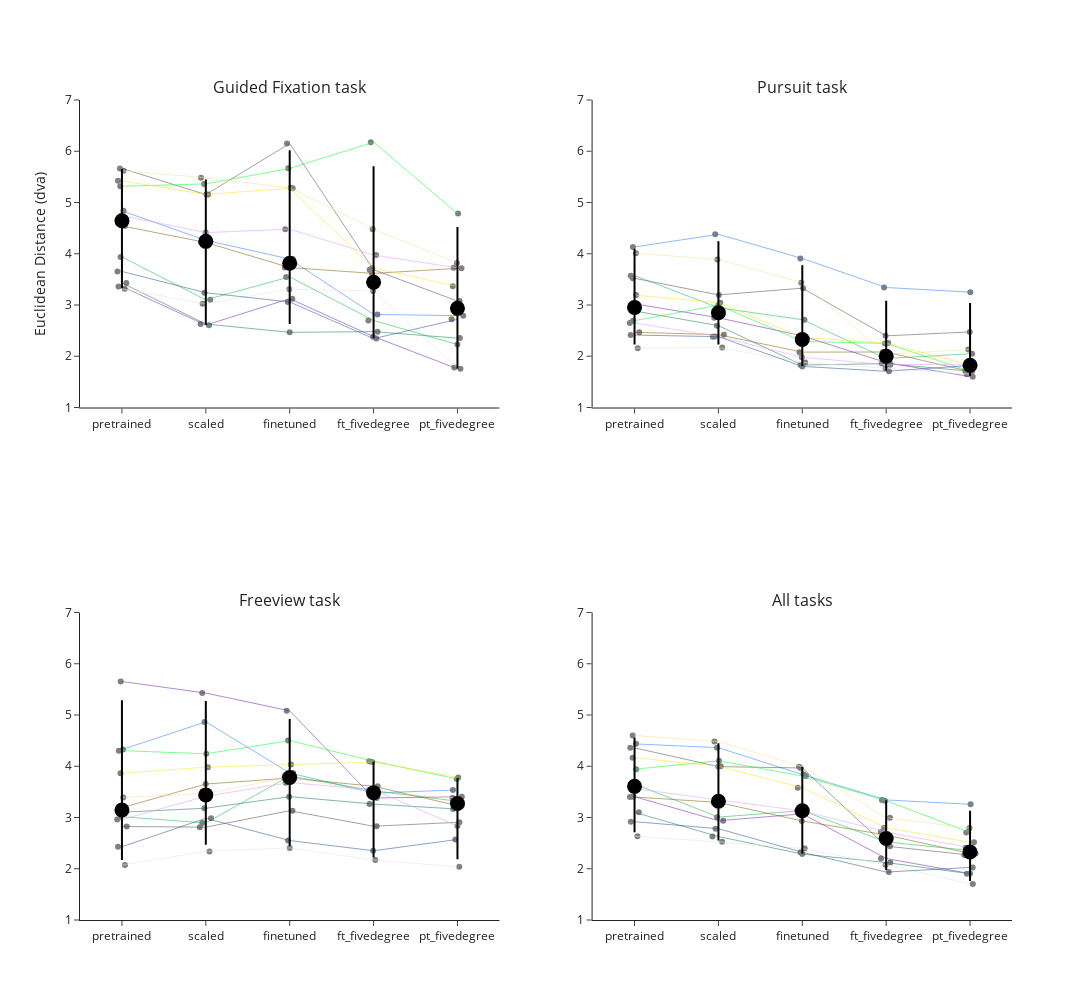

Notebook code cell kept with this figure:
### Code cell
import plotly.express as px
import plotly.graph_objects as go
import pandas as pd
import numpy as np
from plotly.subplots import make_subplots

# Prepare a list of dictionaries for the DataFrame
tasks = ['fixation', 'pursuit', 'freeview', 'all']

data_list = []
for subject in subjects:
    for task in tasks:
        data_list.append({
            'subject': subject,
            'task': task,
            'finetuned': subject_ee_means_ft[subject].get(task, None),
            'pretrained': subject_ee_means_pt[subject].get(task, None), 
            'scaled': subject_ee_means_sc[subject].get(task,None), 
            'ft_fivedegree': subject_ee_means_ft_fivedegree[subject].get(task,None), 
            'pt_fivedegree': subject_ee_means_pt_fivedegree[subject].get(task,None)
        })

# Convert the list of dictionaries into a DataFrame
df = pd.DataFrame(data_list)

# Reshape data into long format for easier plotting
df_long = df.melt(id_vars=['subject', 'task'], value_vars=['pretrained', 'scaled', 'finetuned', 'ft_fivedegree', 'pt_fivedegree'], 
                   var_name='model', value_name='value')

# Define colors for each subject
colormap_subject_dict = {
    'sub-01': '#AA0DFE', 'sub-02': '#3283FE', 'sub-03': '#85660D', 'sub-04': '#782AB6',
    'sub-05': '#565656', 'sub-06': '#1C8356', 'sub-07': '#16FF32', 'sub-08': '#F7E1A0',
    'sub-09': '#E2E2E2', 'sub-11': '#1CBE4F', 'sub-13': '#DEA0FD', 'sub-14': '#FBE426', 'sub-15': '#325A9B'
}

# Create subplots with 2 rows and 2 columns
fig = make_subplots(
    rows=2, cols=2,  # Two rows, two columns
    subplot_titles=["Guided Fixation task", "Pursuit task", "Freeview task", "All tasks"],
    shared_yaxes=False, 
    shared_xaxes=False
)

# Add strip plots, subject connections, and median/confidence intervals for each task
for i, task in enumerate(tasks):
    row, col = divmod(i, 2)
    row += 1  # Adjusting for subplot indexing
    col += 1
    
    task_df = df_long[df_long['task'] == task]
    
    # Create a strip plot for the data distribution
    strip_fig = px.strip(task_df, x='model', y='value', color_discrete_sequence = ['gray'], stripmode='overlay')
    
    for trace in strip_fig.data:
        fig.add_trace(trace, row=row, col=col)
    
    for subject in task_df['subject'].unique():
        subject_data = task_df[task_df['subject'] == subject].set_index('model').loc[['pretrained', 'scaled', 'finetuned','ft_fivedegree', 'pt_fivedegree']].reset_index()
        color = colormap_subject_dict.get(subject, 'gray')
        
        # Add subject connecting lines
        fig.add_trace(go.Scatter(
            x=subject_data['model'],
            y=subject_data['value'],
            mode='lines',
            opacity=0.7,
            line=dict(color=color, width=0.8),  
            name=subject,
            legendgroup=subject,
            showlegend=False
        ), row=row, col=col)
    
    # Compute median and 95% confidence interval
    for model in ['pretrained', 'scaled', 'finetuned','ft_fivedegree', 'pt_fivedegree']:
        model_data = task_df[task_df['model'] == model]['value']
        median = np.median(model_data)
        ci_lower, ci_upper = np.percentile(model_data, [2.5, 97.5])  # 95% CI
        
        # Add median marker
        fig.add_trace(go.Scatter(
            x=[model],
            y=[median],
            mode='markers',
            marker=dict(color='black', size=15, symbol='circle'),
            showlegend=False
        ), row=row, col=col)
        
        # Add confidence interval
        fig.add_trace(go.Scatter(
            x=[model, model],
            y=[ci_lower, ci_upper],
            mode='lines',
            line=dict(color='black', width=2),
            showlegend=False
        ), row=row, col=col)

# Update layout
fig.update_layout(
    height=1000,  # Set the height of the plot
    width=1500,  # Set the width of the plot
    showlegend=True,
    template="simple_white",
    yaxis_title="Euclidean Distance (dva)"
)

# Ensure y-axis range is consistent for all subplots
fig.update_yaxes(range=[1, 7], row=1, col=1)
fig.update_yaxes(range=[1, 7], row=1, col=2)
fig.update_yaxes(range=[1, 7], row=2, col=1)
fig.update_yaxes(range=[1, 7], row=2, col=2)

fig.show()
#fig.write_image("/Users/sinakling/disks/meso_shared/deepmreye/derivatives/deepmreye_calib/figures/group/ee_calib_plots.pdf")

### Figure 1 — Plotly figure (JSON) as saved in the notebook; plotly's stock layout.template omitted (floating-point values rounded to 4 significant figures)
{"data": [{"alignmentgroup": "True", "boxpoints": "all", "fillcolor": "rgba(255,255,255,0)", "hoveron": "points", "hovertemplate": "model=%{x}<br>value=%{y}<extra></extra>", "legendgroup": "", "line": {"color": "rgba(255,255,255,0)"}, "marker": {"color": "gray"}, "name": "", "offsetgroup": "", "orientation": "v", "pointpos": 0, "showlegend": false, "type": "box", "x": ["pretrained", "pretrained", "pretrained", "pretrained", "pretrained", "pretrained", "pretrained", "pretrained", "pretrained", "pretrained", "pretrained", "pretrained", "scaled", "scaled", "scaled", "scaled", "scaled", "scaled", "scaled", "scaled", "scaled", "scaled", "scaled", "scaled", "finetuned", "finetuned", "finetuned", "finetuned", "finetuned", "finetuned", "finetuned", "finetuned", "finetuned", "finetuned", "finetuned", "finetuned", "ft_fivedegree", "ft_fivedegree", "ft_fivedegree", "ft_fivedegree", "ft_fivedegree", "ft_fivedegree", "ft_fivedegree", "ft_fivedegree", "ft_fivedegree", "ft_fivedegree", "ft_fivedegree", "ft_fivedegree", "pt_fivedegree", "pt_fivedegree", "pt_fivedegree", "pt_fivedegree", "pt_fivedegree", "pt_fivedegree", "pt_fivedegree", "pt_fivedegree", "pt_fivedegree", "pt_fivedegree", "pt_fivedegree", "pt_fivedegree"], "x0": " ", "xaxis": "x", "y": [4.837, 4.543, 3.361, 5.665, 3.43, 5.317, 5.618, 3.315, 3.937, 4.744, 5.423, 3.654, 4.263, 4.22, 2.607, 5.154, 2.629, 5.363, 5.483, 3.024, 3.1, 4.413, 5.157, 3.239, 3.896, 3.73, 3.124, 6.151, 2.467, 5.667, 5.286, 3.308, 3.549, 4.479, 5.277, 3.058, 2.816, 3.616, 2.382, 3.688, 2.48, 6.175, 4.478, 3.274, 2.698, 3.975, 3.719, 2.344, 2.792, 3.715, 1.756, 3.076, 2.354, 4.786, 3.819, 1.78, 2.228, 3.726, 3.364, 2.72], "y0": " ", "yaxis": "y"}, {"legendgroup": "sub-02", "line": {"color": "#3283FE", "width": 0.8}, "mode": "lines", "name": "sub-02", "opacity": 0.7, "showlegend": false, "type": "scatter", "x": ["pretrained", "scaled", "finetuned", "ft_fivedegree", "pt_fivedegree"], "xaxis": "x", "y": [4.837, 4.263, 3.896, 2.816, 2.792], "yaxis": "y"}, {"legendgroup": "sub-03", "line": {"color": "#85660D", "width": 0.8}, "mode": "lines", "name": "sub-03", "opacity": 0.7, "showlegend": false, "type": "scatter", "x": ["pretrained", "scaled", "finetuned", "ft_fivedegree", "pt_fivedegree"], "xaxis": "x", "y": [4.543, 4.22, 3.73, 3.616, 3.715], "yaxis": "y"}, {"legendgroup": "sub-04", "line": {"color": "#782AB6", "width": 0.8}, "mode": "lines", "name": "sub-04", "opacity": 0.7, "showlegend": false, "type": "scatter", "x": ["pretrained", "scaled", "finetuned", "ft_fivedegree", "pt_fivedegree"], "xaxis": "x", "y": [3.361, 2.607, 3.124, 2.382, 1.756], "yaxis": "y"}, {"legendgroup": "sub-05", "line": {"color": "#565656", "width": 0.8}, "mode": "lines", "name": "sub-05", "opacity": 0.7, "showlegend": false, "type": "scatter", "x": ["pretrained", "scaled", "finetuned", "ft_fivedegree", "pt_fivedegree"], "xaxis": "x", "y": [5.665, 5.154, 6.151, 3.688, 3.076], "yaxis": "y"}, {"legendgroup": "sub-06", "line": {"color": "#1C8356", "width": 0.8}, "mode": "lines", "name": "sub-06", "opacity": 0.7, "showlegend": false, "type": "scatter", "x": ["pretrained", "scaled", "finetuned", "ft_fivedegree", "pt_fivedegree"], "xaxis": "x", "y": [3.43, 2.629, 2.467, 2.48, 2.354], "yaxis": "y"}, {"legendgroup": "sub-07", "line": {"color": "#16FF32", "width": 0.8}, "mode": "lines", "name": "sub-07", "opacity": 0.7, "showlegend": false, "type": "scatter", "x": ["pretrained", "scaled", "finetuned", "ft_fivedegree", "pt_fivedegree"], "xaxis": "x", "y": [5.317, 5.363, 5.667, 6.175, 4.786], "yaxis": "y"}, {"legendgroup": "sub-08", "line": {"color": "#F7E1A0", "width": 0.8}, "mode": "lines", "name": "sub-08", "opacity": 0.7, "showlegend": false, "type": "scatter", "x": ["pretrained", "scaled", "finetuned", "ft_fivedegree", "pt_fivedegree"], "xaxis": "x", "y": [5.618, 5.483, 5.286, 4.478, 3.819], "yaxis": "y"}, {"legendgroup": "sub-09", "line": {"color": "#E2E2E2", "width": 0.8}, "mode": "lines", "name": "sub-09", "opacity": 0.7, "showlegend": false, "type": "scatter", "x": ["pretrained", "scaled", "finetuned", "ft_fivedegree", "pt_fivedegree"], "xaxis": "x", "y": [3.315, 3.024, 3.308, 3.274, 1.78], "yaxis": "y"}, {"legendgroup": "sub-11", "line": {"color": "#1CBE4F", "width": 0.8}, "mode": "lines", "name": "sub-11", "opacity": 0.7, "showlegend": false, "type": "scatter", "x": ["pretrained", "scaled", "finetuned", "ft_fivedegree", "pt_fivedegree"], "xaxis": "x", "y": [3.937, 3.1, 3.549, 2.698, 2.228], "yaxis": "y"}, {"legendgroup": "sub-13", "line": {"color": "#DEA0FD", "width": 0.8}, "mode": "lines", "name": "sub-13", "opacity": 0.7, "showlegend": false, "type": "scatter", "x": ["pretrained", "scaled", "finetuned", "ft_fivedegree", "pt_fivedegree"], "xaxis": "x", "y": [4.744, 4.413, 4.479, 3.975, 3.726], "yaxis": "y"}, {"legendgroup": "sub-14", "line": {"color": "#FBE426", "width": 0.8}, "mode": "lines", "name": "sub-14", "opacity": 0.7, "showlegend": false, "type": "scatter", "x": ["pretrained", "scaled", "finetuned", "ft_fivedegree", "pt_fivedegree"], "xaxis": "x", "y": [5.423, 5.157, 5.277, 3.719, 3.364], "yaxis": "y"}, {"legendgroup": "sub-15", "line": {"color": "#325A9B", "width": 0.8}, "mode": "lines", "name": "sub-15", "opacity": 0.7, "showlegend": false, "type": "scatter", "x": ["pretrained", "scaled", "finetuned", "ft_fivedegree", "pt_fivedegree"], "xaxis": "x", "y": [3.654, 3.239, 3.058, 2.344, 2.72], "yaxis": "y"}, {"marker": {"color": "black", "size": 15, "symbol": "circle"}, "mode": "markers", "showlegend": false, "type": "scatter", "x": ["pretrained"], "xaxis": "x", "y": [4.643], "yaxis": "y"}, {"line": {"color": "black", "width": 2}, "mode": "lines", "showlegend": false, "type": "scatter", "x": ["pretrained", "pretrained"], "xaxis": "x", "y": [3.328, 5.652], "yaxis": "y"}, {"marker": {"color": "black", "size": 15, "symbol": "circle"}, "mode": "markers", "showlegend": false, "type": "scatter", "x": ["scaled"], "xaxis": "x", "y": [4.242], "yaxis": "y"}, {"line": {"color": "black", "width": 2}, "mode": "lines", "showlegend": false, "type": "scatter", "x": ["scaled", "scaled"], "xaxis": "x", "y": [2.613, 5.45], "yaxis": "y"}, {"marker": {"color": "black", "size": 15, "symbol": "circle"}, "mode": "markers", "showlegend": false, "type": "scatter", "x": ["finetuned"], "xaxis": "x", "y": [3.813], "yaxis": "y"}, {"line": {"color": "black", "width": 2}, "mode": "lines", "showlegend": false, "type": "scatter", "x": ["finetuned", "finetuned"], "xaxis": "x", "y": [2.629, 6.018], "yaxis": "y"}, {"marker": {"color": "black", "size": 15, "symbol": "circle"}, "mode": "markers", "showlegend": false, "type": "scatter", "x": ["ft_fivedegree"], "xaxis": "x", "y": [3.445], "yaxis": "y"}, {"line": {"color": "black", "width": 2}, "mode": "lines", "showlegend": false, "type": "scatter", "x": ["ft_fivedegree", "ft_fivedegree"], "xaxis": "x", "y": [2.355, 5.708], "yaxis": "y"}, {"marker": {"color": "black", "size": 15, "symbol": "circle"}, "mode": "markers", "showlegend": false, "type": "scatter", "x": ["pt_fivedegree"], "xaxis": "x", "y": [2.934], "yaxis": "y"}, {"line": {"color": "black", "width": 2}, "mode": "lines", "showlegend": false, "type": "scatter", "x": ["pt_fivedegree", "pt_fivedegree"], "xaxis": "x", "y": [1.763, 4.52], "yaxis": "y"}, {"alignmentgroup": "True", "boxpoints": "all", "fillcolor": "rgba(255,255,255,0)", "hoveron": "points", "hovertemplate": "model=%{x}<br>value=%{y}<extra></extra>", "legendgroup": "", "line": {"color": "rgba(255,255,255,0)"}, "marker": {"color": "gray"}, "name": "", "offsetgroup": "", "orientation": "v", "pointpos": 0, "showlegend": false, "type": "box", "x": ["pretrained", "pretrained", "pretrained", "pretrained", "pretrained", "pretrained", "pretrained", "pretrained", "pretrained", "pretrained", "pretrained", "pretrained", "scaled", "scaled", "scaled", "scaled", "scaled", "scaled", "scaled", "scaled", "scaled", "scaled", "scaled", "scaled", "finetuned", "finetuned", "finetuned", "finetuned", "finetuned", "finetuned", "finetuned", "finetuned", "finetuned", "finetuned", "finetuned", "finetuned", "ft_fivedegree", "ft_fivedegree", "ft_fivedegree", "ft_fivedegree", "ft_fivedegree", "ft_fivedegree", "ft_fivedegree", "ft_fivedegree", "ft_fivedegree", "ft_fivedegree", "ft_fivedegree", "ft_fivedegree", "pt_fivedegree", "pt_fivedegree", "pt_fivedegree", "pt_fivedegree", "pt_fivedegree", "pt_fivedegree", "pt_fivedegree", "pt_fivedegree", "pt_fivedegree", "pt_fivedegree", "pt_fivedegree", "pt_fivedegree"], "x0": " ", "xaxis": "x2", "y": [4.133, 2.467, 3.023, 3.521, 2.883, 2.695, 4.012, 2.156, 3.573, 2.649, 3.193, 2.414, 4.379, 2.421, 2.751, 3.197, 2.597, 2.997, 3.886, 2.17, 2.947, 2.384, 3.044, 2.381, 3.908, 2.08, 2.397, 3.328, 1.829, 2.289, 3.436, 1.88, 2.713, 1.98, 2.367, 1.802, 3.341, 2.083, 1.876, 2.399, 1.856, 2.25, 2.041, 1.766, 1.957, 1.835, 2.257, 1.707, 3.251, 1.704, 1.602, 2.474, 1.708, 1.71, 2.132, 1.649, 2.048, 1.845, 1.829, 1.819], "y0": " ", "yaxis": "y2"}, {"legendgroup": "sub-02", "line": {"color": "#3283FE", "width": 0.8}, "mode": "lines", "name": "sub-02", "opacity": 0.7, "showlegend": false, "type": "scatter", "x": ["pretrained", "scaled", "finetuned", "ft_fivedegree", "pt_fivedegree"], "xaxis": "x2", "y": [4.133, 4.379, 3.908, 3.341, 3.251], "yaxis": "y2"}, {"legendgroup": "sub-03", "line": {"color": "#85660D", "width": 0.8}, "mode": "lines", "name": "sub-03", "opacity": 0.7, "showlegend": false, "type": "scatter", "x": ["pretrained", "scaled", "finetuned", "ft_fivedegree", "pt_fivedegree"], "xaxis": "x2", "y": [2.467, 2.421, 2.08, 2.083, 1.704], "yaxis": "y2"}, {"legendgroup": "sub-04", "line": {"color": "#782AB6", "width": 0.8}, "mode": "lines", "name": "sub-04", "opacity": 0.7, "showlegend": false, "type": "scatter", "x": ["pretrained", "scaled", "finetuned", "ft_fivedegree", "pt_fivedegree"], "xaxis": "x2", "y": [3.023, 2.751, 2.397, 1.876, 1.602], "yaxis": "y2"}, {"legendgroup": "sub-05", "line": {"color": "#565656", "width": 0.8}, "mode": "lines", "name": "sub-05", "opacity": 0.7, "showlegend": false, "type": "scatter", "x": ["pretrained", "scaled", "finetuned", "ft_fivedegree", "pt_fivedegree"], "xaxis": "x2", "y": [3.521, 3.197, 3.328, 2.399, 2.474], "yaxis": "y2"}, {"legendgroup": "sub-06", "line": {"color": "#1C8356", "width": 0.8}, "mode": "lines", "name": "sub-06", "opacity": 0.7, "showlegend": false, "type": "scatter", "x": ["pretrained", "scaled", "finetuned", "ft_fivedegree", "pt_fivedegree"], "xaxis": "x2", "y": [2.883, 2.597, 1.829, 1.856, 1.708], "yaxis": "y2"}, {"legendgroup": "sub-07", "line": {"color": "#16FF32", "width": 0.8}, "mode": "lines", "name": "sub-07", "opacity": 0.7, "showlegend": false, "type": "scatter", "x": ["pretrained", "scaled", "finetuned", "ft_fivedegree", "pt_fivedegree"], "xaxis": "x2", "y": [2.695, 2.997, 2.289, 2.25, 1.71], "yaxis": "y2"}, {"legendgroup": "sub-08", "line": {"color": "#F7E1A0", "width": 0.8}, "mode": "lines", "name": "sub-08", "opacity": 0.7, "showlegend": false, "type": "scatter", "x": ["pretrained", "scaled", "finetuned", "ft_fivedegree", "pt_fivedegree"], "xaxis": "x2", "y": [4.012, 3.886, 3.436, 2.041, 2.132], "yaxis": "y2"}, {"legendgroup": "sub-09", "line": {"color": "#E2E2E2", "width": 0.8}, "mode": "lines", "name": "sub-09", "opacity": 0.7, "showlegend": false, "type": "scatter", "x": ["pretrained", "scaled", "finetuned", "ft_fivedegree", "pt_fivedegree"], "xaxis": "x2", "y": [2.156, 2.17, 1.88, 1.766, 1.649], "yaxis": "y2"}, {"legendgroup": "sub-11", "line": {"color": "#1CBE4F", "width": 0.8}, "mode": "lines", "name": "sub-11", "opacity": 0.7, "showlegend": false, "type": "scatter", "x": ["pretrained", "scaled", "finetuned", "ft_fivedegree", "pt_fivedegree"], "xaxis": "x2", "y": [3.573, 2.947, 2.713, 1.957, 2.048], "yaxis": "y2"}, {"legendgroup": "sub-13", "line": {"color": "#DEA0FD", "width": 0.8}, "mode": "lines", "name": "sub-13", "opacity": 0.7, "showlegend": false, "type": "scatter", "x": ["pretrained", "scaled", "finetuned", "ft_fivedegree", "pt_fivedegree"], "xaxis": "x2", "y": [2.649, 2.384, 1.98, 1.835, 1.845], "yaxis": "y2"}, {"legendgroup": "sub-14", "line": {"color": "#FBE426", "width": 0.8}, "mode": "lines", "name": "sub-14", "opacity": 0.7, "showlegend": false, "type": "scatter", "x": ["pretrained", "scaled", "finetuned", "ft_fivedegree", "pt_fivedegree"], "xaxis": "x2", "y": [3.193, 3.044, 2.367, 2.257, 1.829], "yaxis": "y2"}, {"legendgroup": "sub-15", "line": {"color": "#325A9B", "width": 0.8}, "mode": "lines", "name": "sub-15", "opacity": 0.7, "showlegend": false, "type": "scatter", "x": ["pretrained", "scaled", "finetuned", "ft_fivedegree", "pt_fivedegree"], "xaxis": "x2", "y": [2.414, 2.381, 1.802, 1.707, 1.819], "yaxis": "y2"}, {"marker": {"color": "black", "size": 15, "symbol": "circle"}, "mode": "markers", "showlegend": false, "type": "scatter", "x": ["pretrained"], "xaxis": "x2", "y": [2.953], "yaxis": "y2"}, {"line": {"color": "black", "width": 2}, "mode": "lines", "showlegend": false, "type": "scatter", "x": ["pretrained", "pretrained"], "xaxis": "x2", "y": [2.227, 4.099], "yaxis": "y2"}, {"marker": {"color": "black", "size": 15, "symbol": "circle"}, "mode": "markers", "showlegend": false, "type": "scatter", "x": ["scaled"], "xaxis": "x2", "y": [2.849], "yaxis": "y2"}, {"line": {"color": "black", "width": 2}, "mode": "lines", "showlegend": false, "type": "scatter", "x": ["scaled", "scaled"], "xaxis": "x2", "y": [2.228, 4.244], "yaxis": "y2"}, {"marker": {"color": "black", "size": 15, "symbol": "circle"}, "mode": "markers", "showlegend": false, "type": "scatter", "x": ["finetuned"], "xaxis": "x2", "y": [2.328], "yaxis": "y2"}, {"line": {"color": "black", "width": 2}, "mode": "lines", "showlegend": false, "type": "scatter", "x": ["finetuned", "finetuned"], "xaxis": "x2", "y": [1.81, 3.778], "yaxis": "y2"}, {"marker": {"color": "black", "size": 15, "symbol": "circle"}, "mode": "markers", "showlegend": false, "type": "scatter", "x": ["ft_fivedegree"], "xaxis": "x2", "y": [1.999], "yaxis": "y2"}, {"line": {"color": "black", "width": 2}, "mode": "lines", "showlegend": false, "type": "scatter", "x": ["ft_fivedegree", "ft_fivedegree"], "xaxis": "x2", "y": [1.723, 3.082], "yaxis": "y2"}, {"marker": {"color": "black", "size": 15, "symbol": "circle"}, "mode": "markers", "showlegend": false, "type": "scatter", "x": ["pt_fivedegree"], "xaxis": "x2", "y": [1.824], "yaxis": "y2"}, {"line": {"color": "black", "width": 2}, "mode": "lines", "showlegend": false, "type": "scatter", "x": ["pt_fivedegree", "pt_fivedegree"], "xaxis": "x2", "y": [1.615, 3.037], "yaxis": "y2"}, {"alignmentgroup": "True", "boxpoints": "all", "fillcolor": "rgba(255,255,255,0)", "hoveron": "points", "hovertemplate": "model=%{x}<br>value=%{y}<extra></extra>", "legendgroup": "", "line": {"color": "rgba(255,255,255,0)"}, "marker": {"color": "gray"}, "name": "", "offsetgroup": "", "orientation": "v", "pointpos": 0, "showlegend": false, "type": "box", "x": ["pretrained", "pretrained", "pretrained", "pretrained", "pretrained", "pretrained", "pretrained", "pretrained", "pretrained", "pretrained", "pretrained", "pretrained", "scaled", "scaled", "scaled", "scaled", "scaled", "scaled", "scaled", "scaled", "scaled", "scaled", "scaled", "scaled", "finetuned", "finetuned", "finetuned", "finetuned", "finetuned", "finetuned", "finetuned", "finetuned", "finetuned", "finetuned", "finetuned", "finetuned", "ft_fivedegree", "ft_fivedegree", "ft_fivedegree", "ft_fivedegree", "ft_fivedegree", "ft_fivedegree", "ft_fivedegree", "ft_fivedegree", "ft_fivedegree", "ft_fivedegree", "ft_fivedegree", "ft_fivedegree", "pt_fivedegree", "pt_fivedegree", "pt_fivedegree", "pt_fivedegree", "pt_fivedegree", "pt_fivedegree", "pt_fivedegree", "pt_fivedegree", "pt_fivedegree", "pt_fivedegree", "pt_fivedegree", "pt_fivedegree"], "x0": " ", "xaxis": "x3", "y": [4.326, 3.192, 5.653, 2.824, 3.103, 4.305, 3.389, 2.073, 3.014, 2.96, 3.865, 2.429, 4.865, 3.653, 5.428, 2.812, 3.181, 4.243, 3.468, 2.339, 2.894, 3.414, 3.982, 2.984, 3.869, 3.77, 5.081, 3.132, 3.407, 4.5, 3.789, 2.407, 3.809, 3.68, 4.032, 2.55, 3.478, 3.609, 3.381, 2.83, 3.262, 4.099, 3.486, 2.17, 3.525, 3.54, 4.083, 2.351, 3.537, 3.231, 3.405, 2.905, 3.165, 3.75, 3.383, 2.039, 3.316, 2.834, 3.783, 2.571], "y0": " ", "yaxis": "y3"}, {"legendgroup": "sub-02", "line": {"color": "#3283FE", "width": 0.8}, "mode": "lines", "name": "sub-02", "opacity": 0.7, "showlegend": false, "type": "scatter", "x": ["pretrained", "scaled", "finetuned", "ft_fivedegree", "pt_fivedegree"], "xaxis": "x3", "y": [4.326, 4.865, 3.869, 3.478, 3.537], "yaxis": "y3"}, {"legendgroup": "sub-03", "line": {"color": "#85660D", "width": 0.8}, "mode": "lines", "name": "sub-03", "opacity": 0.7, "showlegend": false, "type": "scatter", "x": ["pretrained", "scaled", "finetuned", "ft_fivedegree", "pt_fivedegree"], "xaxis": "x3", "y": [3.192, 3.653, 3.77, 3.609, 3.231], "yaxis": "y3"}, {"legendgroup": "sub-04", "line": {"color": "#782AB6", "width": 0.8}, "mode": "lines", "name": "sub-04", "opacity": 0.7, "showlegend": false, "type": "scatter", "x": ["pretrained", "scaled", "finetuned", "ft_fivedegree", "pt_fivedegree"], "xaxis": "x3", "y": [5.653, 5.428, 5.081, 3.381, 3.405], "yaxis": "y3"}, {"legendgroup": "sub-05", "line": {"color": "#565656", "width": 0.8}, "mode": "lines", "name": "sub-05", "opacity": 0.7, "showlegend": false, "type": "scatter", "x": ["pretrained", "scaled", "finetuned", "ft_fivedegree", "pt_fivedegree"], "xaxis": "x3", "y": [2.824, 2.812, 3.132, 2.83, 2.905], "yaxis": "y3"}, {"legendgroup": "sub-06", "line": {"color": "#1C8356", "width": 0.8}, "mode": "lines", "name": "sub-06", "opacity": 0.7, "showlegend": false, "type": "scatter", "x": ["pretrained", "scaled", "finetuned", "ft_fivedegree", "pt_fivedegree"], "xaxis": "x3", "y": [3.103, 3.181, 3.407, 3.262, 3.165], "yaxis": "y3"}, {"legendgroup": "sub-07", "line": {"color": "#16FF32", "width": 0.8}, "mode": "lines", "name": "sub-07", "opacity": 0.7, "showlegend": false, "type": "scatter", "x": ["pretrained", "scaled", "finetuned", "ft_fivedegree", "pt_fivedegree"], "xaxis": "x3", "y": [4.305, 4.243, 4.5, 4.099, 3.75], "yaxis": "y3"}, {"legendgroup": "sub-08", "line": {"color": "#F7E1A0", "width": 0.8}, "mode": "lines", "name": "sub-08", "opacity": 0.7, "showlegend": false, "type": "scatter", "x": ["pretrained", "scaled", "finetuned", "ft_fivedegree", "pt_fivedegree"], "xaxis": "x3", "y": [3.389, 3.468, 3.789, 3.486, 3.383], "yaxis": "y3"}, {"legendgroup": "sub-09", "line": {"color": "#E2E2E2", "width": 0.8}, "mode": "lines", "name": "sub-09", "opacity": 0.7, "showlegend": false, "type": "scatter", "x": ["pretrained", "scaled", "finetuned", "ft_fivedegree", "pt_fivedegree"], "xaxis": "x3", "y": [2.073, 2.339, 2.407, 2.17, 2.039], "yaxis": "y3"}, {"legendgroup": "sub-11", "line": {"color": "#1CBE4F", "width": 0.8}, "mode": "lines", "name": "sub-11", "opacity": 0.7, "showlegend": false, "type": "scatter", "x": ["pretrained", "scaled", "finetuned", "ft_fivedegree", "pt_fivedegree"], "xaxis": "x3", "y": [3.014, 2.894, 3.809, 3.525, 3.316], "yaxis": "y3"}, {"legendgroup": "sub-13", "line": {"color": "#DEA0FD", "width": 0.8}, "mode": "lines", "name": "sub-13", "opacity": 0.7, "showlegend": false, "type": "scatter", "x": ["pretrained", "scaled", "finetuned", "ft_fivedegree", "pt_fivedegree"], "xaxis": "x3", "y": [2.96, 3.414, 3.68, 3.54, 2.834], "yaxis": "y3"}, {"legendgroup": "sub-14", "line": {"color": "#FBE426", "width": 0.8}, "mode": "lines", "name": "sub-14", "opacity": 0.7, "showlegend": false, "type": "scatter", "x": ["pretrained", "scaled", "finetuned", "ft_fivedegree", "pt_fivedegree"], "xaxis": "x3", "y": [3.865, 3.982, 4.032, 4.083, 3.783], "yaxis": "y3"}, {"legendgroup": "sub-15", "line": {"color": "#325A9B", "width": 0.8}, "mode": "lines", "name": "sub-15", "opacity": 0.7, "showlegend": false, "type": "scatter", "x": ["pretrained", "scaled", "finetuned", "ft_fivedegree", "pt_fivedegree"], "xaxis": "x3", "y": [2.429, 2.984, 2.55, 2.351, 2.571], "yaxis": "y3"}, {"marker": {"color": "black", "size": 15, "symbol": "circle"}, "mode": "markers", "showlegend": false, "type": "scatter", "x": ["pretrained"], "xaxis": "x3", "y": [3.148], "yaxis": "y3"}, {"line": {"color": "black", "width": 2}, "mode": "lines", "showlegend": false, "type": "scatter", "x": ["pretrained", "pretrained"], "xaxis": "x3", "y": [2.171, 5.288], "yaxis": "y3"}, {"marker": {"color": "black", "size": 15, "symbol": "circle"}, "mode": "markers", "showlegend": false, "type": "scatter", "x": ["scaled"], "xaxis": "x3", "y": [3.441], "yaxis": "y3"}, {"line": {"color": "black", "width": 2}, "mode": "lines", "showlegend": false, "type": "scatter", "x": ["scaled", "scaled"], "xaxis": "x3", "y": [2.469, 5.273], "yaxis": "y3"}, {"marker": {"color": "black", "size": 15, "symbol": "circle"}, "mode": "markers", "showlegend": false, "type": "scatter", "x": ["finetuned"], "xaxis": "x3", "y": [3.779], "yaxis": "y3"}, {"line": {"color": "black", "width": 2}, "mode": "lines", "showlegend": false, "type": "scatter", "x": ["finetuned", "finetuned"], "xaxis": "x3", "y": [2.446, 4.921], "yaxis": "y3"}, {"marker": {"color": "black", "size": 15, "symbol": "circle"}, "mode": "markers", "showlegend": false, "type": "scatter", "x": ["ft_fivedegree"], "xaxis": "x3", "y": [3.482], "yaxis": "y3"}, {"line": {"color": "black", "width": 2}, "mode": "lines", "showlegend": false, "type": "scatter", "x": ["ft_fivedegree", "ft_fivedegree"], "xaxis": "x3", "y": [2.22, 4.094], "yaxis": "y3"}, {"marker": {"color": "black", "size": 15, "symbol": "circle"}, "mode": "markers", "showlegend": false, "type": "scatter", "x": ["pt_fivedegree"], "xaxis": "x3", "y": [3.274], "yaxis": "y3"}, {"line": {"color": "black", "width": 2}, "mode": "lines", "showlegend": false, "type": "scatter", "x": ["pt_fivedegree", "pt_fivedegree"], "xaxis": "x3", "y": [2.185, 3.774], "yaxis": "y3"}, {"alignmentgroup": "True", "boxpoints": "all", "fillcolor": "rgba(255,255,255,0)", "hoveron": "points", "hovertemplate": "model=%{x}<br>value=%{y}<extra></extra>", "legendgroup": "", "line": {"color": "rgba(255,255,255,0)"}, "marker": {"color": "gray"}, "name": "", "offsetgroup": "", "orientation": "v", "pointpos": 0, "showlegend": false, "type": "box", "x": ["pretrained", "pretrained", "pretrained", "pretrained", "pretrained", "pretrained", "pretrained", "pretrained", "pretrained", "pretrained", "pretrained", "pretrained", "scaled", "scaled", "scaled", "scaled", "scaled", "scaled", "scaled", "scaled", "scaled", "scaled", "scaled", "scaled", "finetuned", "finetuned", "finetuned", "finetuned", "finetuned", "finetuned", "finetuned", "finetuned", "finetuned", "finetuned", "finetuned", "finetuned", "ft_fivedegree", "ft_fivedegree", "ft_fivedegree", "ft_fivedegree", "ft_fivedegree", "ft_fivedegree", "ft_fivedegree", "ft_fivedegree", "ft_fivedegree", "ft_fivedegree", "ft_fivedegree", "ft_fivedegree", "pt_fivedegree", "pt_fivedegree", "pt_fivedegree", "pt_fivedegree", "pt_fivedegree", "pt_fivedegree", "pt_fivedegree", "pt_fivedegree", "pt_fivedegree", "pt_fivedegree", "pt_fivedegree", "pt_fivedegree"], "x0": " ", "xaxis": "x4", "y": [4.437, 3.401, 3.407, 4.359, 3.101, 3.942, 4.601, 2.632, 3.653, 3.564, 4.167, 2.919, 4.362, 3.293, 2.937, 3.993, 2.629, 4.106, 4.481, 2.525, 3.007, 3.343, 4.0, 2.781, 3.838, 2.932, 3.071, 3.966, 2.286, 3.809, 3.993, 2.396, 3.134, 3.127, 3.582, 2.321, 3.343, 2.658, 2.201, 2.441, 2.122, 3.329, 2.995, 2.077, 2.523, 2.717, 2.799, 1.935, 3.258, 2.299, 1.905, 2.266, 1.902, 2.706, 2.795, 1.705, 2.355, 2.41, 2.517, 2.026], "y0": " ", "yaxis": "y4"}, {"legendgroup": "sub-02", "line": {"color": "#3283FE", "width": 0.8}, "mode": "lines", "name": "sub-02", "opacity": 0.7, "showlegend": false, "type": "scatter", "x": ["pretrained", "scaled", "finetuned", "ft_fivedegree", "pt_fivedegree"], "xaxis": "x4", "y": [4.437, 4.362, 3.838, 3.343, 3.258], "yaxis": "y4"}, {"legendgroup": "sub-03", "line": {"color": "#85660D", "width": 0.8}, "mode": "lines", "name": "sub-03", "opacity": 0.7, "showlegend": false, "type": "scatter", "x": ["pretrained", "scaled", "finetuned", "ft_fivedegree", "pt_fivedegree"], "xaxis": "x4", "y": [3.401, 3.293, 2.932, 2.658, 2.299], "yaxis": "y4"}, {"legendgroup": "sub-04", "line": {"color": "#782AB6", "width": 0.8}, "mode": "lines", "name": "sub-04", "opacity": 0.7, "showlegend": false, "type": "scatter", "x": ["pretrained", "scaled", "finetuned", "ft_fivedegree", "pt_fivedegree"], "xaxis": "x4", "y": [3.407, 2.937, 3.071, 2.201, 1.905], "yaxis": "y4"}, {"legendgroup": "sub-05", "line": {"color": "#565656", "width": 0.8}, "mode": "lines", "name": "sub-05", "opacity": 0.7, "showlegend": false, "type": "scatter", "x": ["pretrained", "scaled", "finetuned", "ft_fivedegree", "pt_fivedegree"], "xaxis": "x4", "y": [4.359, 3.993, 3.966, 2.441, 2.266], "yaxis": "y4"}, {"legendgroup": "sub-06", "line": {"color": "#1C8356", "width": 0.8}, "mode": "lines", "name": "sub-06", "opacity": 0.7, "showlegend": false, "type": "scatter", "x": ["pretrained", "scaled", "finetuned", "ft_fivedegree", "pt_fivedegree"], "xaxis": "x4", "y": [3.101, 2.629, 2.286, 2.122, 1.902], "yaxis": "y4"}, {"legendgroup": "sub-07", "line": {"color": "#16FF32", "width": 0.8}, "mode": "lines", "name": "sub-07", "opacity": 0.7, "showlegend": false, "type": "scatter", "x": ["pretrained", "scaled", "finetuned", "ft_fivedegree", "pt_fivedegree"], "xaxis": "x4", "y": [3.942, 4.106, 3.809, 3.329, 2.706], "yaxis": "y4"}, {"legendgroup": "sub-08", "line": {"color": "#F7E1A0", "width": 0.8}, "mode": "lines", "name": "sub-08", "opacity": 0.7, "showlegend": false, "type": "scatter", "x": ["pretrained", "scaled", "finetuned", "ft_fivedegree", "pt_fivedegree"], "xaxis": "x4", "y": [4.601, 4.481, 3.993, 2.995, 2.795], "yaxis": "y4"}, {"legendgroup": "sub-09", "line": {"color": "#E2E2E2", "width": 0.8}, "mode": "lines", "name": "sub-09", "opacity": 0.7, "showlegend": false, "type": "scatter", "x": ["pretrained", "scaled", "finetuned", "ft_fivedegree", "pt_fivedegree"], "xaxis": "x4", "y": [2.632, 2.525, 2.396, 2.077, 1.705], "yaxis": "y4"}, {"legendgroup": "sub-11", "line": {"color": "#1CBE4F", "width": 0.8}, "mode": "lines", "name": "sub-11", "opacity": 0.7, "showlegend": false, "type": "scatter", "x": ["pretrained", "scaled", "finetuned", "ft_fivedegree", "pt_fivedegree"], "xaxis": "x4", "y": [3.653, 3.007, 3.134, 2.523, 2.355], "yaxis": "y4"}, {"legendgroup": "sub-13", "line": {"color": "#DEA0FD", "width": 0.8}, "mode": "lines", "name": "sub-13", "opacity": 0.7, "showlegend": false, "type": "scatter", "x": ["pretrained", "scaled", "finetuned", "ft_fivedegree", "pt_fivedegree"], "xaxis": "x4", "y": [3.564, 3.343, 3.127, 2.717, 2.41], "yaxis": "y4"}, {"legendgroup": "sub-14", "line": {"color": "#FBE426", "width": 0.8}, "mode": "lines", "name": "sub-14", "opacity": 0.7, "showlegend": false, "type": "scatter", "x": ["pretrained", "scaled", "finetuned", "ft_fivedegree", "pt_fivedegree"], "xaxis": "x4", "y": [4.167, 4.0, 3.582, 2.799, 2.517], "yaxis": "y4"}, {"legendgroup": "sub-15", "line": {"color": "#325A9B", "width": 0.8}, "mode": "lines", "name": "sub-15", "opacity": 0.7, "showlegend": false, "type": "scatter", "x": ["pretrained", "scaled", "finetuned", "ft_fivedegree", "pt_fivedegree"], "xaxis": "x4", "y": [2.919, 2.781, 2.321, 1.935, 2.026], "yaxis": "y4"}, {"marker": {"color": "black", "size": 15, "symbol": "circle"}, "mode": "markers", "showlegend": false, "type": "scatter", "x": ["pretrained"], "xaxis": "x4", "y": [3.608], "yaxis": "y4"}, {"line": {"color": "black", "width": 2}, "mode": "lines", "showlegend": false, "type": "scatter", "x": ["pretrained", "pretrained"], "xaxis": "x4", "y": [2.711, 4.556], "yaxis": "y4"}, {"marker": {"color": "black", "size": 15, "symbol": "circle"}, "mode": "markers", "showlegend": false, "type": "scatter", "x": ["scaled"], "xaxis": "x4", "y": [3.318], "yaxis": "y4"}, {"line": {"color": "black", "width": 2}, "mode": "lines", "showlegend": false, "type": "scatter", "x": ["scaled", "scaled"], "xaxis": "x4", "y": [2.553, 4.449], "yaxis": "y4"}, {"marker": {"color": "black", "size": 15, "symbol": "circle"}, "mode": "markers", "showlegend": false, "type": "scatter", "x": ["finetuned"], "xaxis": "x4", "y": [3.131], "yaxis": "y4"}, {"line": {"color": "black", "width": 2}, "mode": "lines", "showlegend": false, "type": "scatter", "x": ["finetuned", "finetuned"], "xaxis": "x4", "y": [2.296, 3.985], "yaxis": "y4"}, {"marker": {"color": "black", "size": 15, "symbol": "circle"}, "mode": "markers", "showlegend": false, "type": "scatter", "x": ["ft_fivedegree"], "xaxis": "x4", "y": [2.591], "yaxis": "y4"}, {"line": {"color": "black", "width": 2}, "mode": "lines", "showlegend": false, "type": "scatter", "x": ["ft_fivedegree", "ft_fivedegree"], "xaxis": "x4", "y": [1.974, 3.339], "yaxis": "y4"}, {"marker": {"color": "black", "size": 15, "symbol": "circle"}, "mode": "markers", "showlegend": false, "type": "scatter", "x": ["pt_fivedegree"], "xaxis": "x4", "y": [2.327], "yaxis": "y4"}, {"line": {"color": "black", "width": 2}, "mode": "lines", "showlegend": false, "type": "scatter", "x": ["pt_fivedegree", "pt_fivedegree"], "xaxis": "x4", "y": [1.759, 3.131], "yaxis": "y4"}], "layout": {"annotations": [{"font": {"size": 16}, "showarrow": false, "text": "Guided Fixation task", "x": 0.225, "xanchor": "center", "xref": "paper", "y": 1, "yanchor": "bottom", "yref": "paper"}, {"font": {"size": 16}, "showarrow": false, "text": "Pursuit task", "x": 0.775, "xanchor": "center", "xref": "paper", "y": 1, "yanchor": "bottom", "yref": "paper"}, {"font": {"size": 16}, "showarrow": false, "text": "Freeview task", "x": 0.225, "xanchor": "center", "xref": "paper", "y": 0.375, "yanchor": "bottom", "yref": "paper"}, {"font": {"size": 16}, "showarrow": false, "text": "All tasks", "x": 0.775, "xanchor": "center", "xref": "paper", "y": 0.375, "yanchor": "bottom", "yref": "paper"}], "height": 1000, "showlegend": true, "width": 1500, "xaxis": {"anchor": "y", "domain": [0, 0.45]}, "xaxis2": {"anchor": "y2", "domain": [0.55, 1]}, "xaxis3": {"anchor": "y3", "domain": [0, 0.45]}, "xaxis4": {"anchor": "y4", "domain": [0.55, 1]}, "yaxis": {"anchor": "x", "domain": [0.625, 1], "range": [1, 7], "title": {"text": "Euclidean Distance (dva)"}}, "yaxis2": {"anchor": "x2", "domain": [0.625, 1], "range": [1, 7]}, "yaxis3": {"anchor": "x3", "domain": [0, 0.375], "range": [1, 7]}, "yaxis4": {"anchor": "x4", "domain": [0, 0.375], "range": [1, 7]}}}
